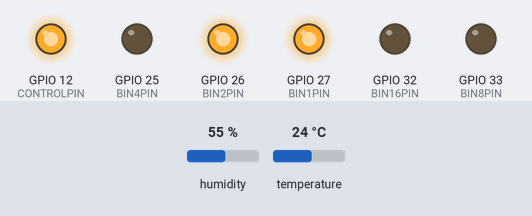
Recording of a program running on a simulated ESP32. On the bench: output pins drawn as LEDs (lit = HIGH). The test bench sets the inputs (shaded band); at power-on: humidity 55 %, temperature 24 °C. What the program prints to the serial monitor is not drawn.

Above: at 6.8 s.
6.9 s: humidity set to 22 %
At 10.3 s:
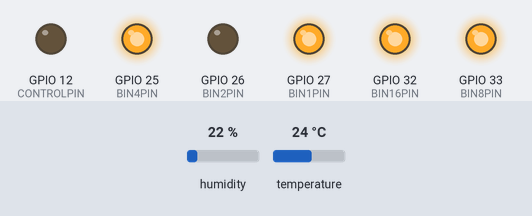
18.8 s: temperature set to 12 °C
At 22.4 s:
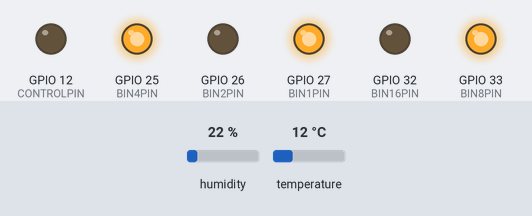
30.7 s: humidity set to 40 %
At 37.6 s:
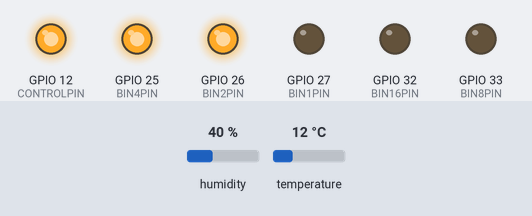
42.6 s: temperature set to 19 °C
At 46.5 s:
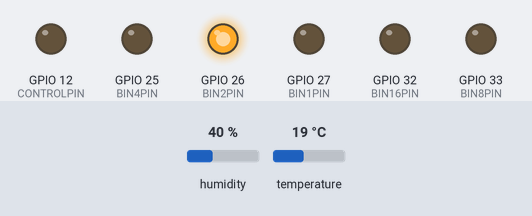
54.5 s: humidity set to 68 %
At 60.5 s:
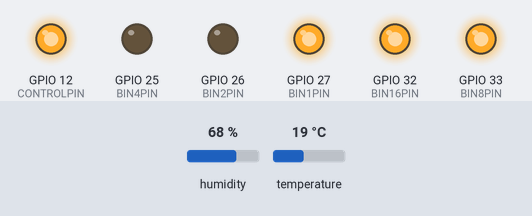
66.4 s: temperature set to 28 °C
At 70.7 s:
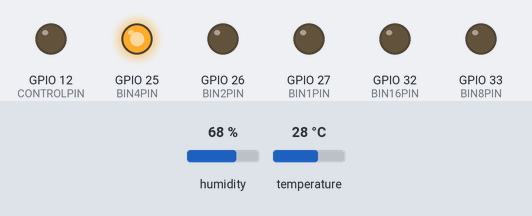
Timing chart, 0 to 79.3 s (numbered marks = the images above; inputs shaded):
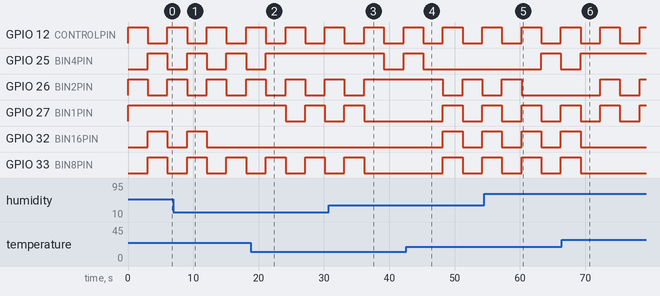

Measured:
- after the input at 6.9 s, GPIO 32 (BIN16PIN): goes on until 12.1 s, then stays LOW
- after the input at 18.8 s, GPIO 25 (BIN4PIN): goes on until 21.1 s, then stays HIGH; GPIO 27 (BIN1PIN): HIGH → LOW after 5.3 s, → HIGH 3.0 s later, → LOW 3.0 s later
- after the input at 30.7 s, GPIO 25 (BIN4PIN): HIGH → LOW after 8.5 s, → HIGH 3.0 s later; GPIO 26 (BIN2PIN): goes on until 36.2 s, then stays HIGH; GPIO 27 (BIN1PIN), GPIO 33 (BIN8PIN): goes on until 36.2 s, then stays LOW
- after the input at 42.6 s, GPIO 25 (BIN4PIN): goes on until 45.2 s, then stays LOW; GPIO 26 (BIN2PIN): HIGH → LOW after 5.6 s, → HIGH 3.0 s later, → LOW 3.0 s later; GPIO 27 (BIN1PIN), GPIO 32 (BIN16PIN), GPIO 33 (BIN8PIN): LOW → HIGH after 5.6 s, → LOW 3.0 s later, → HIGH 3.0 s later
- after the input at 54.5 s, GPIO 25 (BIN4PIN): LOW → HIGH after 8.8 s, → LOW 3.0 s later; GPIO 26 (BIN2PIN): goes on until 60.3 s, then stays LOW
- after the input at 66.4 s, GPIO 25 (BIN4PIN): goes on until 69.3 s, then stays HIGH; GPIO 26 (BIN2PIN): LOW → HIGH after 5.9 s, → LOW 3.0 s later, → HIGH 3.0 s later; GPIO 32 (BIN16PIN), GPIO 33 (BIN8PIN): goes on until 69.3 s, then stays LOW
- by itself, GPIO 12 (CONTROLPIN), GPIO 25 (BIN4PIN), GPIO 26 (BIN2PIN), GPIO 33 (BIN8PIN): alternates HIGH for 3.0 s and LOW for 3.0 s

The program:

main.cpp
```cpp
#include <Arduino.h>
#include <bitset>
#include <string>
#include <DHT.h>

#define BIN16PIN 32
#define BIN8PIN 33
#define BIN4PIN 25
#define BIN2PIN 26
#define BIN1PIN 27
#define DHT11PIN 14
#define CONTROLPIN 12
DHT dht(DHT11PIN, DHT11);

int BIN_PIN_ARRAY[] = {BIN16PIN, BIN8PIN, BIN4PIN, BIN2PIN, BIN1PIN};

void setup()
{
  pinMode(BIN16PIN, OUTPUT);
  pinMode(BIN8PIN, OUTPUT);
  pinMode(BIN4PIN, OUTPUT);
  pinMode(BIN2PIN, OUTPUT);
  pinMode(BIN1PIN, OUTPUT);
  pinMode(CONTROLPIN, OUTPUT);
  dht.begin();
  Serial.begin(9600);
}
void loop()
{

  float humi = dht.readHumidity();
  float temp = dht.readTemperature();
  std::bitset<5> x(temp);
  std::bitset<7> y(humi);
  digitalWrite(CONTROLPIN, HIGH);

  for (int i = 0; i < 5; i++)
  {
    if (x[i] == 1)
    {
      digitalWrite(BIN_PIN_ARRAY[i], HIGH);
    }
    else
    {
      digitalWrite(BIN_PIN_ARRAY[i], LOW);
    }
    // digitalWrite(BIN_PIN_ARRAY[i], HIGH);
  }

  delay(3000);
  digitalWrite(CONTROLPIN, LOW);

  for (int i = 0; i < 5; i++)
  {
    if (y[i] == 1)
    {
      digitalWrite(BIN_PIN_ARRAY[i], HIGH);
    }
    else
    {
      digitalWrite(BIN_PIN_ARRAY[i], LOW);
    }
    // digitalWrite(BIN_PIN_ARRAY[i], HIGH);
  }

  std::string temp_str = x.to_string<char, std::string::traits_type, std::string::allocator_type>();
  std::string humi_str = y.to_string<char, std::string::traits_type, std::string::allocator_type>();
  Serial.print("Temperature: ");
  Serial.write(temp_str.c_str());
  Serial.print(" - ");
  Serial.print(temp);
  Serial.print("ºC ");
  Serial.print("Humidity: ");
  Serial.print(humi_str.c_str());
  Serial.print(" - ");
  Serial.print(humi);
  delay(3000);
}
```
